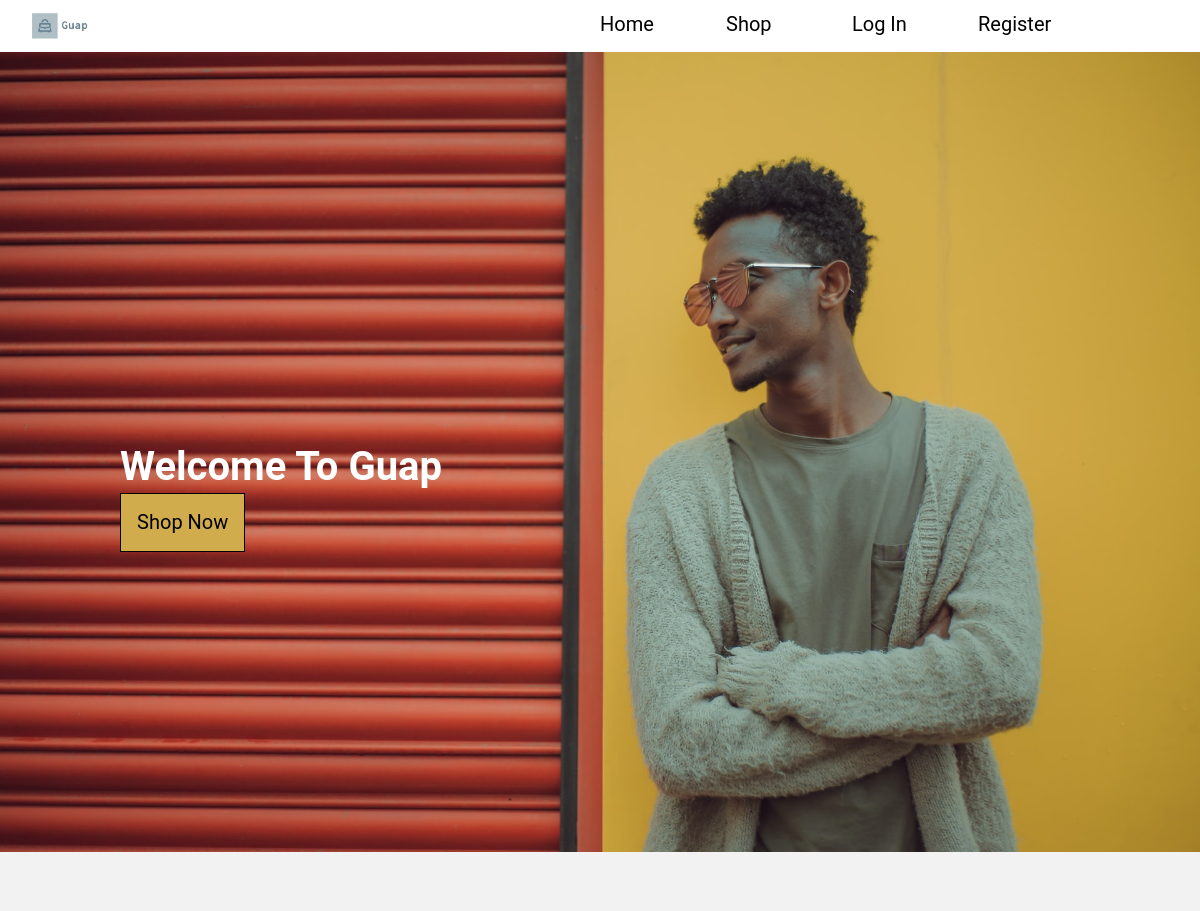
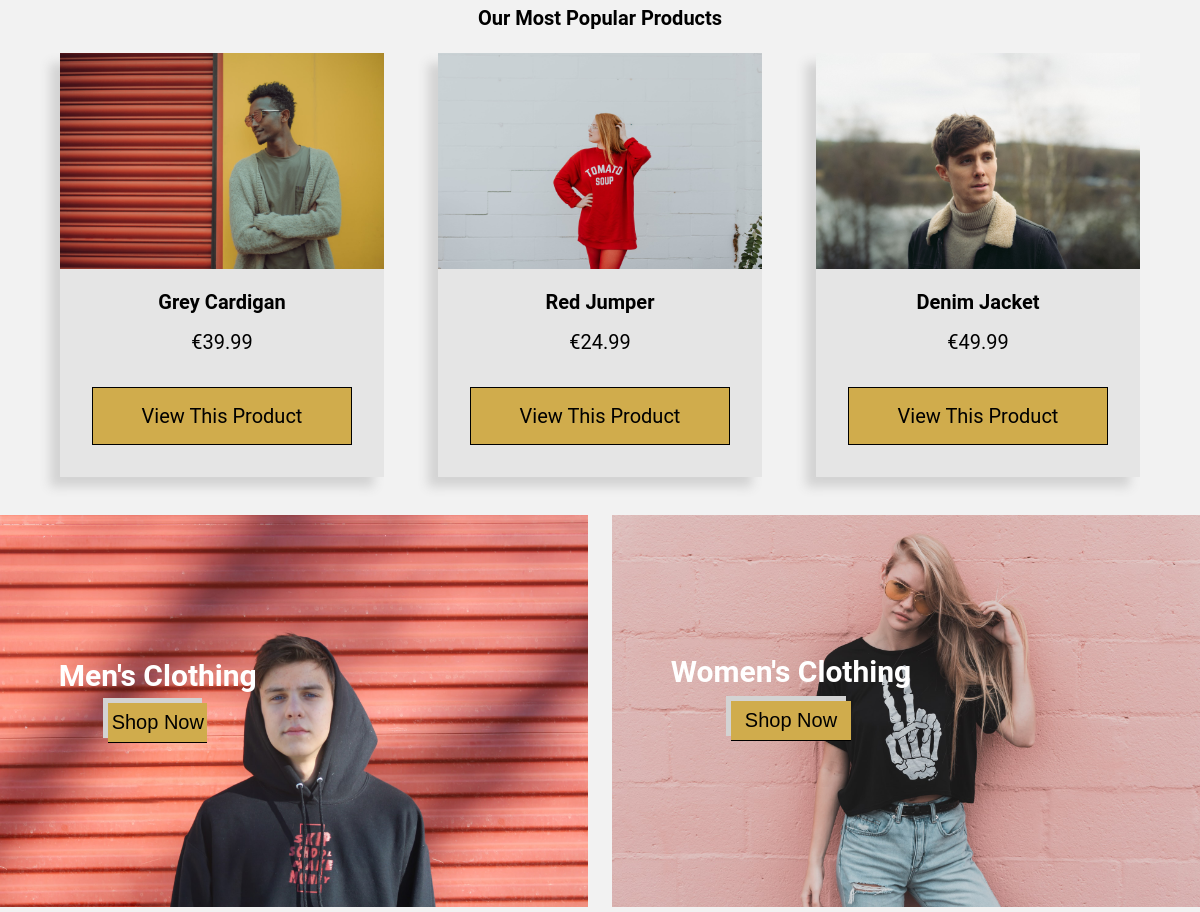
The page / on the database its author committed (2 pictures, top to bottom).
### tables this page shows
CREATE TABLE products
(
    product_id INTEGER PRIMARY KEY AUTOINCREMENT,
    name TEXT NOT NULL,
    price INT NOT NULL,
    description TEXT NOT NULL,
    category TEXT NOT NULL,
    gender TEXT NOT NULL, 
    image_url TEXT NOT NULL
);

### app.py (the view)
@app.route("/")
def index():
    db = get_db()
    mensForm = indexMens()
    mensForm.gender.data = "Male"
    mensForm.category.data = "All"
    womensForm = indexWomens()
    womensForm.gender.data = "Female"
    womensForm.category.data = "All"
    products = db.execute("""SELECT * FROM products WHERE product_id IN (
                                SELECT product_id FROM (
                                    SELECT product_id, COUNT(product_quantity) AS quantity
                                    FROM orders
                                    GROUP BY product_id
                                    ORDER BY quantity DESC
                                    LIMIT 3));""").fetchall()
    return render_template("index.html", products = products, mensForm = mensForm, womensForm = womensForm)

### forms.py
class indexMens(FlaskForm):
    gender = HiddenField("Gender")
    category = HiddenField("Category")
    submit = SubmitField("Shop Now")

class indexWomens(FlaskForm):
    gender = HiddenField("Gender")
    category = HiddenField("Category")
    submit = SubmitField("Shop Now")

### app.py (called while the page is built)
@app.teardown_appcontext
def close_db_at_end_of_requests(e = None):
    close_db(e)

@app.before_request
def load_logged_in_user():
    g.user = session.get("customer_username", None)
    g.admin = session.get("admin_username", None)

### database.py (called while the page is built)
def get_db():
    if "db" not in g:
        g.db = sqlite3.connect(DATABASE,
            detect_types=sqlite3.PARSE_DECLTYPES
        )
        g.db.row_factory = sqlite3.Row
    return g.db

### templates/index.html (shortened to what this page needs)
{% extends "base.html" %}
{% block main_content %}
    <section class = "home_page">
        <section class = "main_pic">
            <img src = "{{ url_for('static', filename = '1.jpg') }}" alt = ""/>
            <section>
                <h2>Welcome To Guap</h2>
                <p class = "visible"><a href = "{{url_for('shop')}}">Shop Now</a></p>
            </section>
        </section>
        <section class = "shop_product_grid">
            <h2>Our Most Popular Products</h2>
            {% for product in products %}
                <section class = "product_card">
                    <img src = "{{ url_for('static', filename = product['image_url'] )}}" alt = "A picture of a {{product['name']}}"/>
                    <h2>{{product["name"]}}</h2>
                    <p>&euro;{{product["price"]}}</p>
                    <p>
                        <a class = "button" href = "{{ url_for('product', product_id = product['product_id'] ) }}">View This Product</a>
                    </p>
                </section>
            {% endfor %}
        </section>
        <section class = "catalogue">
            <section>
                <img src = "{{ url_for('static', filename = '4.jpg')}}" alt = ""/>
                <section>
                    <h2>Men's Clothing</h2>
                    <form action = "{{url_for('shop')}}" method = "POST" novalidate>
                        {{mensForm.submit()}}
                    </form>
                </section>
            </section>
            <section>
                <img src = "{{ url_for('static', filename = '5.jpg')}}" alt = ""/>
                <section>
                    <h2>Women's Clothing</h2>
                    <form action = "{{url_for('shop')}}" method = "POST" novalidate>
                        {{womensForm.submit()}}
                    </form>
                </section>
            </section>
        </section>
    </section>
{% endblock %}

### static/styles.css (style rules this page uses)
* { margin:0; padding:0; box-sizing: border-box; }
img { width:100%; }
html { background-color: #f2f2f2; font-family: 'Roboto', sans-serif; }
.shop_product_grid { display: grid; grid-template-columns: 1fr 1fr 1fr; column-gap: 5%; row-gap: 5%; margin: 5%; }
.product_card { text-align: center; box-shadow: -10px 10px 10px lightgrey; background-color: #E5E5E5; }
.product_card > h2 { margin: 5%; }
select#quantity, #submit ,#submit1, #submit2, #submit3 { box-shadow: -5px -5px lightgray; }
* { font-size: 20px; }
.catalogue { display: grid; grid-template-columns: 1fr 1fr; column-gap: 2%; row-gap: 2%; }
.main_pic, .catalogue > section { position: relative; }
.main_pic > section, .catalogue > section > section { position: absolute; bottom: 40%; left: 10%; color: white; }
.main_pic p { padding-top: 5%; font-size: 1.25em; }
.main_pic h2 { font-size: 2em; }
.catalogue h2 { font-size: 1.5em; }
.main_pic a, .catalogue a { border: 1px solid black; padding: 5%; color: black; background-color: #D0AC4C; }
input { background-color:#f2f2f2; border: 0px solid black; border-bottom:1px solid black; box-shadow: -2px -2px lightgrey; }
input#submit, input#submit1, input#submit2, input#submit3 { background-color: #D0AC4C; display: block; margin: 5% auto; width: 50%; height: 2em; }
.button { display: block; border: 1px solid black; color:black; background-color: #D0AC4C; width: 80%; margin: 10% auto; padding: 5% 10%; text-align: center; }
h2,h3 { text-align: center; }
a { text-decoration: none; }
a:link, a:visited { color: black; }
#review_grid h2, .shop_product_grid h2 { grid-column: 1/4; }

### rows shown on the page
products: image_url (picture), name "Grey Cardigan", price "39.99"
products: image_url (picture), name "Red Jumper", price "24.99"
products: image_url (picture), name "Denim Jacket", price "49.99"
